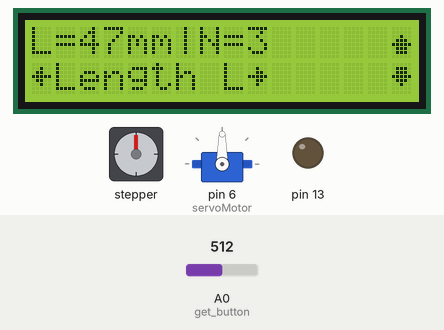
Bench run of a sketch on a simulated Arduino Uno, built with avr-gcc and run on an emulated ATmega328P. Parts: stepper motor, 16×2 character LCD, servo, output pins drawn as LEDs (lit = HIGH). Wiring (inferred from the names in the program): stepper motor (2048 steps per turn assumed): coils pin 10, pin 9, pin 8, pin 7. Inputs (shaded band) come from the test bench; at power-on: A0 (get_button) = 512. What the sketch prints to the serial monitor is not drawn.

Above: at 1.2 s.
1.3 s: A0 (get_button) set to 900
At 2.06 s:
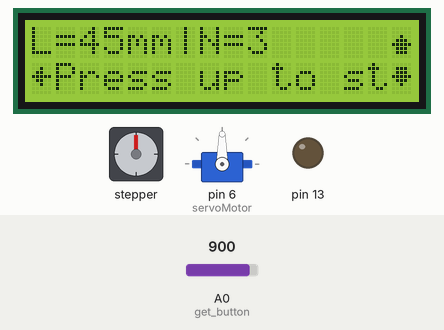
At 2.67 s:
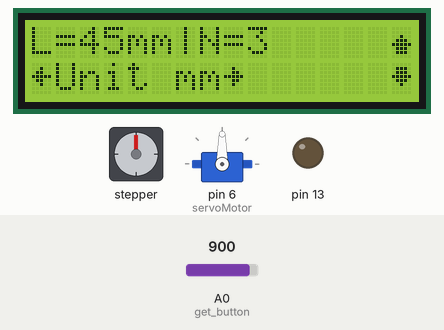
4.3 s: A0 (get_button) set to 763
5.8 s: A0 (get_button) set to 735
At 8.0 s:
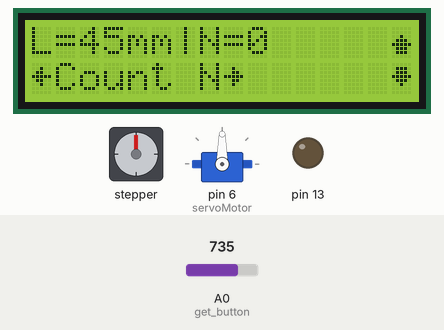
Timing chart, 0 to 9.5 s (numbered marks = the images above; inputs shaded):
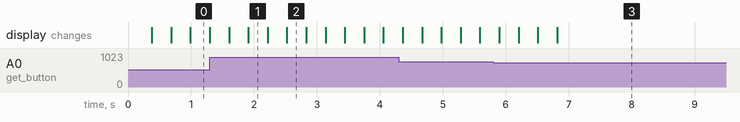

Measured:
- the behaviour switches between 750 and 749 on A0 (get_button) (found by bisection; images 2 and 3)
- after the input at 1.3 s, the display: first differs from a run without the input after 0.61 s (image 1)

The sketch:

project_wire_cutter.ino
```cpp
/*=============================================================================
  |   Assignment:  wire cutter arduino project
  |
  |       Author:  Adem Djekaoua
  |     Language:  Arduino C
  |
  |        Class:  End of Cycle Project
  |   Instructor:  Bouhafs ALi
  |     Due Date:  Saturday 05/03/2022
  |  Github Repo:  https://github.com/ademdj19/PFC-Wire-Cutter-Arduino
  +-----------------------------------------------------------------------------
  |
  |  Description:  this program is meant do drive a wire cutting
  |                arduino based contraption along with handeling
  |                lcd "16x2" interface with 4 buttons and 1 stepper
  |                + 1 servo motors
  |
  |
  |   Known Bugs:  the user input handeling IS NOT event based meaning
  |                there is no coroutines involved in executing nor
  |                getting user input
  |
  ===========================================================================*/


#include <LiquidCrystal.h>
#include <Servo.h>
#include "pitches.h"
// chars ---------
byte DOWN[8] = {
  0b00000,
  0b01110,
  0b01110,
  0b11111,
  0b01110,
  0b00100,
  0b00000,
  0b00000
};
byte UP[8] = {
  0b00000,
  0b00000,
  0b00100,
  0b01110,
  0b11111,
  0b01110,
  0b01110,
  0b00000
};
byte RIGHT[8] = {
  0b00000,
  0b00100,
  0b00110,
  0b11111,
  0b00110,
  0b00100,
  0b00000,
  0b00000
};
byte LEFT[8] = {
  0b00000,
  0b00100,
  0b01100,
  0b11111,
  0b01100,
  0b00100,
  0b00000,
  0b00000
};
//----------------
// define liquid crystal display
const int rs = 12, en = 11, d4 = 5, d5 = 4, d6 = 3, d7 = 2;
LiquidCrystal lcd(rs, en, d4, d5, d6, d7);
// define motors specifications
Servo servoMotor;

int value = 0;
int stepper_pins[] = {10, 9, 8, 7};
int step_order[][4] = {
  {HIGH, LOW, HIGH, LOW},
  {LOW, HIGH, HIGH, LOW},
  {LOW, HIGH, LOW, HIGH},
  {HIGH, LOW, LOW, HIGH}
};
// define global variables used in program
int WireLength = 50;
int prl = 0;
int WireCount = 3;
int prc = 0;
boolean MODIFY_LENGTH = true;
boolean MODIFY_UNIT = false;
boolean MODIFY_COUNT = false;
boolean SHIFTING = false;
boolean START_CYCLE_PR = false;
boolean START_CYCLE = false;
String units[] = {"mm", "cm", "dm", "m"};
float units_co[] = {0.001, 0.01, 0.1, 1};
String unit = "mm";
String pru = "";
// setup
void setup() {
  Serial.begin(9600);
  // declaring costum chars
  lcd.createChar(0, UP); // create a new custom character UP ARROW
  lcd.createChar(1, DOWN); // create a new custom character DOWN ARROW
  lcd.createChar(2, LEFT); // create a new custom character LEFT ARROW
  lcd.createChar(3, RIGHT); // create a new custom character RIGHT ARROW
  lcd.begin(16, 2);
  pinMode(13, OUTPUT);
  for (int i = 0 ; i < 4 ; i++) {
    pinMode(stepper_pins[i], OUTPUT);
    digitalWrite(stepper_pins[i], LOW);
  }
  servoMotor.attach(6);


}

void loop() {
  Scene1();
  int bt = get_button(250, 500, 750, 100);
  if (bt == 0 || bt == 1) {
    modify_values(bt);
  } else if (bt == 2 || bt == 3) {
    shift_modifiers(bt);
  }
  Serial.println(String(MODIFY_LENGTH) + " | " + String(MODIFY_UNIT) + " | " + String(MODIFY_COUNT));
  if (START_CYCLE) {
    for (int i = 0 ; i < WireCount; i++) {
      move_wire(1,"mm");
      cut();
      lcd.setCursor(0,0);
      lcd.print(String(i)+"           ");
    }
    START_CYCLE = false;
  }
}
// lcd Scenes
void Scene1() {
  /*
     this virtual page is responsible
     for setting the length and unit

  */
  if (prl != WireLength || prc != WireCount || SHIFTING || pru != unit) {
    lcd.clear();
    lcd.setCursor(0, 0);
    lcd.print("L=" + String(WireLength) + unit + "|N=" + String(WireCount));
    lcd.setCursor(0, 1);
    lcd.write((byte)2);
    if (MODIFY_LENGTH)lcd.print("Length L");
    if (MODIFY_UNIT)lcd.print("Unit " + unit);
    if (MODIFY_COUNT)lcd.print("Count N");
    if (START_CYCLE_PR)lcd.print("Press up to start");
    lcd.write((byte)3);
    lcd.setCursor(15, 0);
    lcd.write((byte)0);
    lcd.setCursor(15, 1);
    lcd.write((byte)1);
    prl = WireLength;
    prc = WireCount;
    SHIFTING = false;
    pru = unit;

  }
}
// nececcary functions
int get_button(int value1, int value2, int value3, int value4) {
  int value = analogRead(A0);
  if (value < value1) return -1;
  else if (value >= value1 && value < value2) return 0;
  else if (value >= value2 && value < value3) return 1;
  else if (value >= value3 && value < value4) return 2;
  else if (value >= value4) return 3;
}
void stepDir(int dir) {
  for (int i = 0 ; i < 4; i++) {
    for (int j = 0 ; j < 4; j++) {
      digitalWrite(stepper_pins[j], step_order[i][j]);
      Serial.println(stepper_pins[j] + " is set to " + step_order[i][j]);
    }
    Serial.println("-----------------------");
    delay(10);
  }
}
void cut() {
  for (int i = 0 ; i < 180; i++) {
    servoMotor.write(i);
    delay(1);
  }
  servoMotor.write(0);
  delay(1);
}
void modify_values(int dir) {
  if (MODIFY_LENGTH) {
    if (dir == 1 && WireLength > 1) {
      WireLength -= 1;
    } else if (dir == 0) {
      WireLength += 1;
    }
  }
  else if (MODIFY_UNIT) {
    int unitIndex = 0;
    for (int i = 0 ; i < (sizeof(units) / sizeof(units[0])); i++) {
      if (units[i] == unit) {
        unitIndex = i;
        break;
      }
    }
    if (dir == 0 && unitIndex < (sizeof(units) / sizeof(units[0])) - 1) {
      unit = units[unitIndex + 1];
      WireLength = round(WireLength * (units_co[unitIndex] / units_co[unitIndex + 1]));
    } else if (dir == 1 && unitIndex > 0) {
      unit = units[unitIndex - 1];
      WireLength = round(WireLength * (units_co[unitIndex] / units_co[unitIndex - 1]));
    }
  } else if (MODIFY_COUNT) {
    if (dir == 0) {
      WireCount += 1;
    } else if (dir == 1 && WireCount > 0) {
      WireCount -= 1;
    }
  } else if (START_CYCLE_PR) {
    if (dir == 0)START_CYCLE = true;
  }
  delay(300);
}
void shift_modifiers(int dir) {
  boolean stat[] = {MODIFY_UNIT, MODIFY_COUNT, START_CYCLE_PR, MODIFY_LENGTH};
  if (dir == 3) {
    MODIFY_LENGTH = stat[0];
    MODIFY_UNIT = stat[1];
    MODIFY_COUNT = stat[2];
    START_CYCLE_PR = stat[3];
  } else {
    MODIFY_LENGTH = stat[2];
    MODIFY_UNIT = stat[3];
    MODIFY_COUNT = stat[1];
    START_CYCLE_PR = stat[0];
  }
  SHIFTING = true;
  delay(300);

}
void make_sound(int note) {

}
void move_wire(int length_, String unit) {
  // do conversions to how many steps for length_
  // move stepper s amount of steps
  for (int i = 0; i < 20; i++) {
    stepDir(1) ;
  }
}
```

pitches.h
```cpp
#define NOTE_B0  31
#define NOTE_C1  33
#define NOTE_CS1 35
#define NOTE_D1  37
#define NOTE_DS1 39
#define NOTE_E1  41
#define NOTE_F1  44
#define NOTE_FS1 46
#define NOTE_G1  49
#define NOTE_GS1 52
#define NOTE_A1  55
#define NOTE_AS1 58
#define NOTE_B1  62
#define NOTE_C2  65
#define NOTE_CS2 69
#define NOTE_D2  73
#define NOTE_DS2 78
#define NOTE_E2  82
#define NOTE_F2  87
#define NOTE_FS2 93
#define NOTE_G2  98
#define NOTE_GS2 104
#define NOTE_A2  110
#define NOTE_AS2 117
#define NOTE_B2  123
#define NOTE_C3  131
#define NOTE_CS3 139
#define NOTE_D3  147
#define NOTE_DS3 156
#define NOTE_E3  165
#define NOTE_F3  175
#define NOTE_FS3 185
#define NOTE_G3  196
#define NOTE_GS3 208
#define NOTE_A3  220
#define NOTE_AS3 233
#define NOTE_B3  247
#define NOTE_C4  262
#define NOTE_CS4 277
#define NOTE_D4  294
#define NOTE_DS4 311
#define NOTE_E4  330
#define NOTE_F4  349
#define NOTE_FS4 370
#define NOTE_G4  392
#define NOTE_GS4 415
#define NOTE_A4  440
#define NOTE_AS4 466
#define NOTE_B4  494
#define NOTE_C5  523
#define NOTE_CS5 554
#define NOTE_D5  587
#define NOTE_DS5 622
#define NOTE_E5  659
#define NOTE_F5  698
#define NOTE_FS5 740
#define NOTE_G5  784
#define NOTE_GS5 831
#define NOTE_A5  880
#define NOTE_AS5 932
#define NOTE_B5  988
#define NOTE_C6  1047
#define NOTE_CS6 1109
#define NOTE_D6  1175
#define NOTE_DS6 1245
#define NOTE_E6  1319
#define NOTE_F6  1397
#define NOTE_FS6 1480
#define NOTE_G6  1568
#define NOTE_GS6 1661
#define NOTE_A6  1760
#define NOTE_AS6 1865
#define NOTE_B6  1976
#define NOTE_C7  2093
#define NOTE_CS7 2217
#define NOTE_D7  2349
#define NOTE_DS7 2489
#define NOTE_E7  2637
#define NOTE_F7  2794
#define NOTE_FS7 2960
#define NOTE_G7  3136
#define NOTE_GS7 3322
#define NOTE_A7  3520
#define NOTE_AS7 3729
#define NOTE_B7  3951
#define NOTE_C8  4186
#define NOTE_CS8 4435
#define NOTE_D8  4699
#define NOTE_DS8 4978
```
